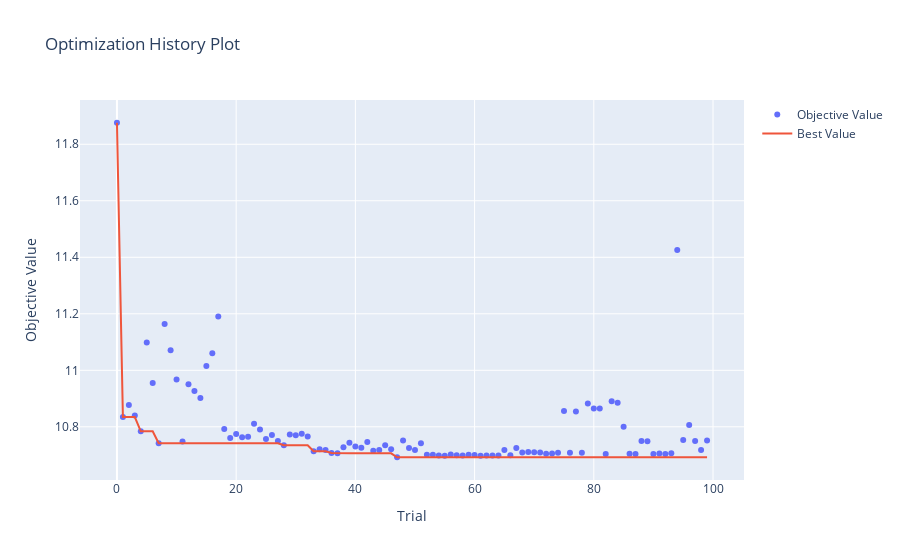

Notebook cell for this chart:
### Markdown cell above
#### Evolución de iteraciones

### Code cell
from optuna.visualization import plot_optimization_history
plot_optimization_history(study_rf1)
